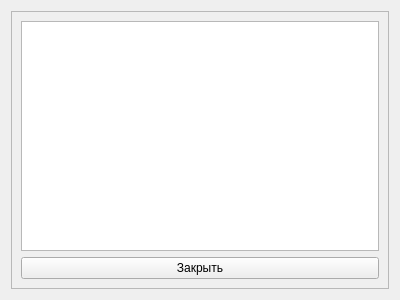
<?xml version="1.0" encoding="UTF-8"?>
<ui version="4.0">
 <class>WarehouseSystemCustomersWidget</class>
 <widget class="QWidget" name="WarehouseSystemCustomersWidget">
  <property name="geometry">
   <rect>
    <x>0</x>
    <y>0</y>
    <width>400</width>
    <height>300</height>
   </rect>
  </property>
  <property name="windowTitle">
   <string>Покупатели | ООО &quot;Нинель&quot;</string>
  </property>
  <layout class="QGridLayout" name="gridLayout">
   <item row="0" column="0">
    <widget class="QFrame" name="frMain">
     <property name="frameShape">
      <enum>QFrame::StyledPanel</enum>
     </property>
     <property name="frameShadow">
      <enum>QFrame::Raised</enum>
     </property>
     <layout class="QGridLayout" name="gridLayout_2">
      <item row="0" column="0">
       <widget class="QTableView" name="tvCustomers">
        <property name="textElideMode">
         <enum>Qt::ElideMiddle</enum>
        </property>
       </widget>
      </item>
      <item row="1" column="0">
       <widget class="QPushButton" name="pbClose">
        <property name="text">
         <string>Закрыть</string>
        </property>
       </widget>
      </item>
     </layout>
    </widget>
   </item>
  </layout>
 </widget>
 <resources/>
 <connections/>
</ui>
